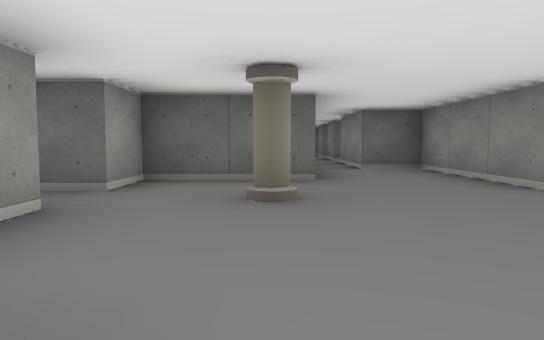
[1] (above)

14 first-person views from a walk through a cub3D ray-caster map. The camera is about half as high as the walls, tilts 4° down and sees 70° across. The floor is counted in squares. Each view is taken from the middle of a square. On the plan, view 1 faces up. The plan holds only what a view shows up to about 9 squares ahead; the rest is blank.

[2]
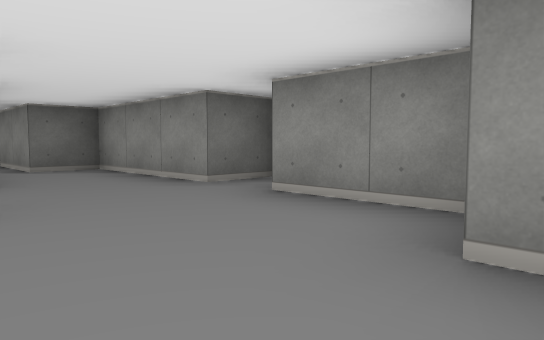

[3]
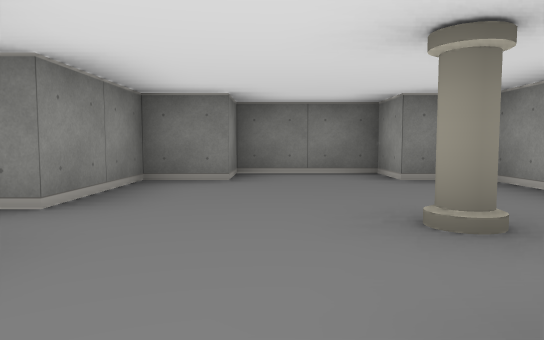

[4]
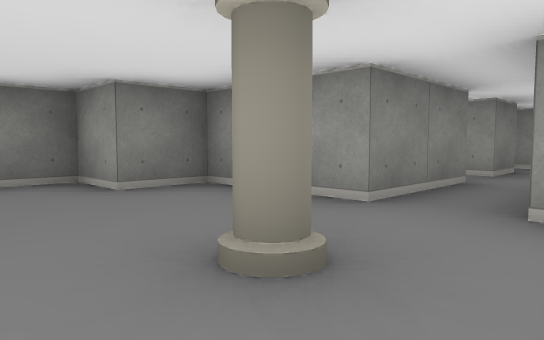

[5]
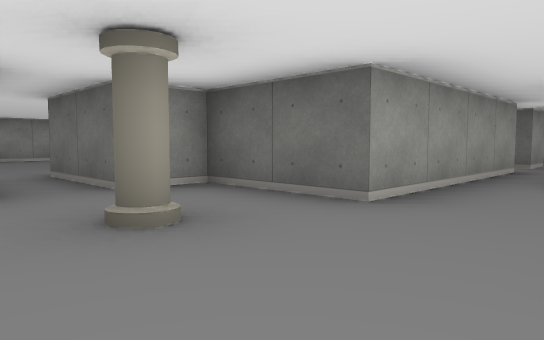

[6]
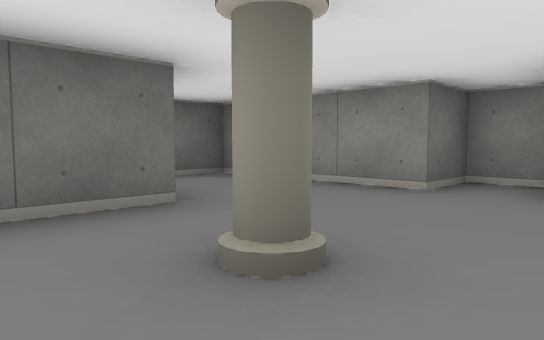

[7]
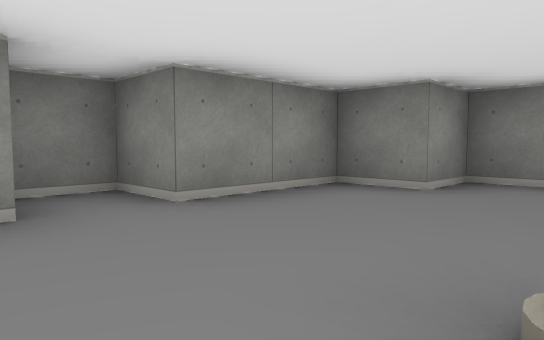

[8]
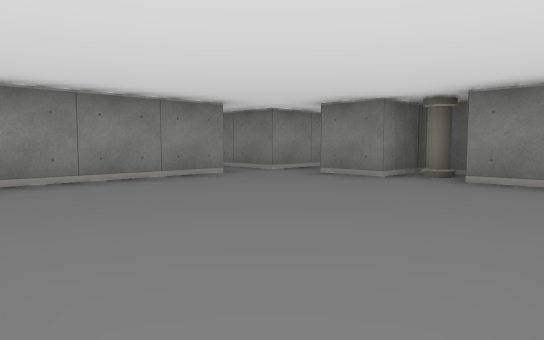

[9]
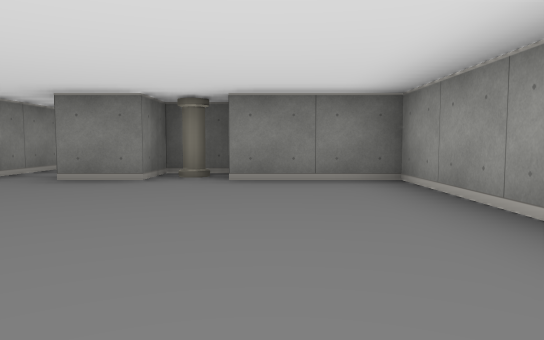

[10]
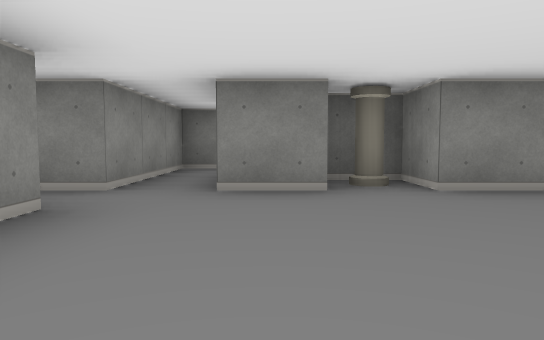

[11]
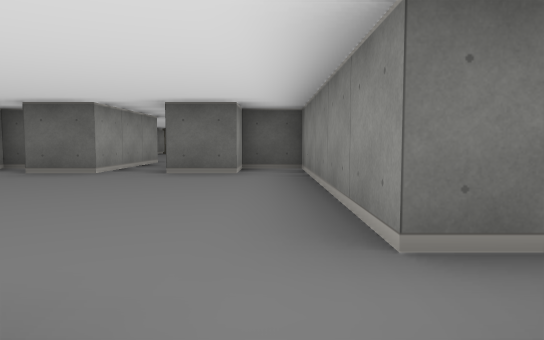

[12]
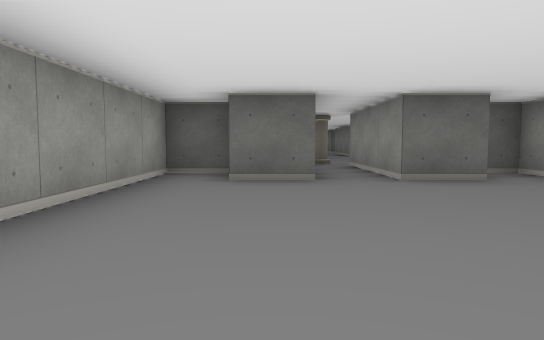

[13]
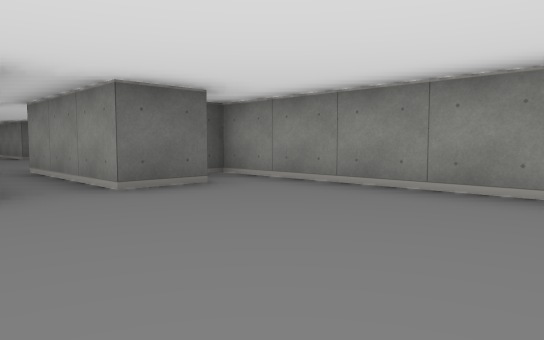

[14]
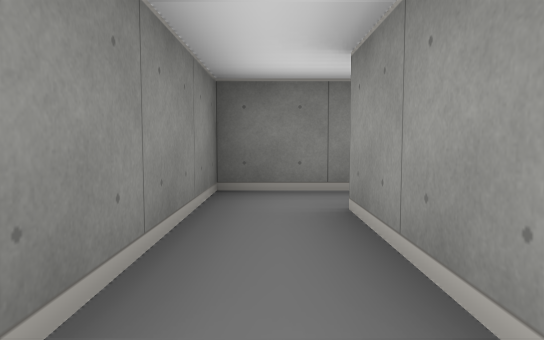

### Floor plan
Ten units are one square. View 1 is at (0, 0); x grows to the right and y downward. Boxes are objects, and circles mark ways between rooms. Rooms are numbered by the first view taken in them; rooms with no view inside come last. Other rooms are left out.
<svg viewBox="-90 -110 130 120">
<path fill="none" stroke="#000" d="M-15 -25 -15 -5 -5 -5 -5 5 15 5 15 -5 25 -5 25 -25 35 -25 35 -35 25 -35 25 -65 15 -65 15 -85M5 -86 5 -45 -15 -45 -15 -35M-35 -25 -15 -25M-75 -85 -85 -85 -85 -25 -65 -25 -65 -15 -55 -15 -55 -25 -45 -25M-15 -35 -35 -35 -35 -85 -45 -85 -45 -75 -55 -75 -55 -105M-65 -105 -65 -75 -75 -75M-45 -25 -45 -5M-48 5 -35 5 -35 -25"/>
<rect x="-5" y="-35" width="10" height="10" fill="#bbb"><title>pillar</title></rect>
<rect x="-65" y="-25" width="10" height="10" fill="#bbb"><title>pillar</title></rect>
<circle cx="-25" cy="-30" r="3" fill="#2a7"/>
<circle cx="-40" cy="-15" r="3" fill="#2a7"/>
<text x="10" y="-40">1</text>
<text x="-60" y="-50">2</text>
<text x="-40" y="-10">3</text>
</svg>
Room 1 opens to room 2. Room 2 opens to room 3.

Where each view was taken, in squares from view 1:
view 1: 0 up, 0 right, facing up
view 2: 0 up, 0 right, facing up-right
view 3: 5 up, 1 right, facing down
view 4: 4 up, 1 right, facing down-left
view 5: 2 up, 2 right, facing up-left
view 6: 2 up, 1 left, facing up-right
view 7: 4 up, 0 right, facing down-right
view 8: 7 up, 8 left, facing down-right
view 9: 7 up, 7 left, facing down
view 10: 6 up, 5 left, facing down
view 11: 2 up, 4 left, facing up
view 12: 3 up, 7 left, facing up
view 13: 4 up, 7 left, facing up-right
view 14: 3 up, 4 left, facing down
